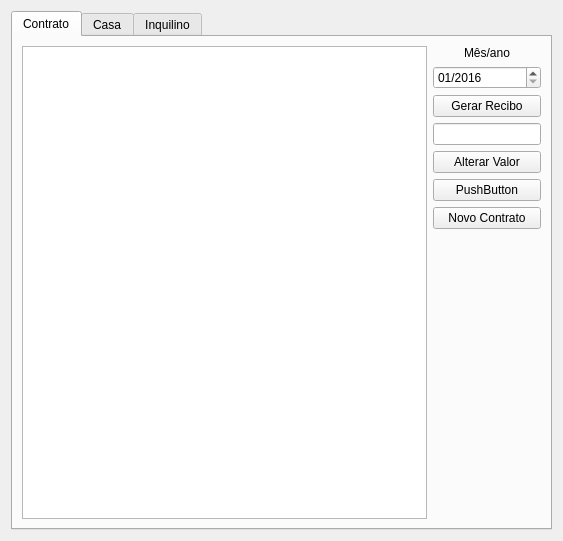
<?xml version="1.0" encoding="UTF-8"?>
<ui version="4.0">
 <class>Form</class>
 <widget class="QWidget" name="Form">
  <property name="windowModality">
   <enum>Qt::ApplicationModal</enum>
  </property>
  <property name="geometry">
   <rect>
    <x>0</x>
    <y>0</y>
    <width>563</width>
    <height>541</height>
   </rect>
  </property>
  <property name="sizePolicy">
   <sizepolicy hsizetype="Expanding" vsizetype="Expanding">
    <horstretch>0</horstretch>
    <verstretch>0</verstretch>
   </sizepolicy>
  </property>
  <property name="minimumSize">
   <size>
    <width>563</width>
    <height>541</height>
   </size>
  </property>
  <property name="windowTitle">
   <string>SGC</string>
  </property>
  <property name="windowIcon">
   <iconset>
    <normaloff>IconeSGC.png</normaloff>IconeSGC.png</iconset>
  </property>
  <layout class="QHBoxLayout" name="horizontalLayout_2">
   <item>
    <widget class="QTabWidget" name="tabWidget">
     <property name="sizePolicy">
      <sizepolicy hsizetype="Expanding" vsizetype="Expanding">
       <horstretch>100</horstretch>
       <verstretch>100</verstretch>
      </sizepolicy>
     </property>
     <property name="tabShape">
      <enum>QTabWidget::Rounded</enum>
     </property>
     <property name="currentIndex">
      <number>0</number>
     </property>
     <property name="usesScrollButtons">
      <bool>false</bool>
     </property>
     <property name="documentMode">
      <bool>false</bool>
     </property>
     <property name="tabsClosable">
      <bool>false</bool>
     </property>
     <property name="movable">
      <bool>false</bool>
     </property>
     <property name="tabBarAutoHide">
      <bool>false</bool>
     </property>
     <widget class="QWidget" name="tab">
      <property name="sizePolicy">
       <sizepolicy hsizetype="Expanding" vsizetype="Expanding">
        <horstretch>0</horstretch>
        <verstretch>0</verstretch>
       </sizepolicy>
      </property>
      <attribute name="title">
       <string>Contrato</string>
      </attribute>
      <layout class="QHBoxLayout" name="horizontalLayout">
       <item>
        <widget class="QTableView" name="tabelaContrato">
         <property name="sizePolicy">
          <sizepolicy hsizetype="Expanding" vsizetype="Expanding">
           <horstretch>1</horstretch>
           <verstretch>1</verstretch>
          </sizepolicy>
         </property>
         <property name="sizeIncrement">
          <size>
           <width>1</width>
           <height>1</height>
          </size>
         </property>
         <property name="frameShape">
          <enum>QFrame::StyledPanel</enum>
         </property>
         <property name="frameShadow">
          <enum>QFrame::Sunken</enum>
         </property>
         <property name="verticalScrollBarPolicy">
          <enum>Qt::ScrollBarAsNeeded</enum>
         </property>
         <property name="horizontalScrollBarPolicy">
          <enum>Qt::ScrollBarAsNeeded</enum>
         </property>
         <property name="sizeAdjustPolicy">
          <enum>QAbstractScrollArea::AdjustToContents</enum>
         </property>
         <property name="autoScroll">
          <bool>false</bool>
         </property>
         <property name="tabKeyNavigation">
          <bool>false</bool>
         </property>
         <property name="selectionMode">
          <enum>QAbstractItemView::SingleSelection</enum>
         </property>
         <attribute name="horizontalHeaderCascadingSectionResizes">
          <bool>false</bool>
         </attribute>
         <attribute name="horizontalHeaderStretchLastSection">
          <bool>true</bool>
         </attribute>
         <attribute name="verticalHeaderVisible">
          <bool>false</bool>
         </attribute>
        </widget>
       </item>
       <item>
        <layout class="QVBoxLayout" name="verticalLayout">
         <property name="spacing">
          <number>6</number>
         </property>
         <item>
          <widget class="QLabel" name="label">
           <property name="sizePolicy">
            <sizepolicy hsizetype="Preferred" vsizetype="Fixed">
             <horstretch>0</horstretch>
             <verstretch>0</verstretch>
            </sizepolicy>
           </property>
           <property name="text">
            <string>Mês/ano</string>
           </property>
           <property name="alignment">
            <set>Qt::AlignCenter</set>
           </property>
          </widget>
         </item>
         <item>
          <widget class="QDateEdit" name="Mes">
           <property name="minimumDate">
            <date>
             <year>2016</year>
             <month>1</month>
             <day>1</day>
            </date>
           </property>
           <property name="currentSection">
            <enum>QDateTimeEdit::MonthSection</enum>
           </property>
           <property name="displayFormat">
            <string>MM/yyyy</string>
           </property>
           <property name="calendarPopup">
            <bool>false</bool>
           </property>
           <property name="currentSectionIndex">
            <number>0</number>
           </property>
          </widget>
         </item>
         <item>
          <widget class="QPushButton" name="Gerar_recibo">
           <property name="text">
            <string>Gerar Recibo</string>
           </property>
          </widget>
         </item>
         <item>
          <widget class="QLineEdit" name="New_value">
           <property name="sizePolicy">
            <sizepolicy hsizetype="Preferred" vsizetype="Fixed">
             <horstretch>0</horstretch>
             <verstretch>0</verstretch>
            </sizepolicy>
           </property>
           <property name="inputMask">
            <string/>
           </property>
           <property name="text">
            <string/>
           </property>
           <property name="maxLength">
            <number>32767</number>
           </property>
           <property name="frame">
            <bool>true</bool>
           </property>
           <property name="cursorPosition">
            <number>0</number>
           </property>
          </widget>
         </item>
         <item>
          <widget class="QPushButton" name="Valor">
           <property name="text">
            <string>Alterar Valor</string>
           </property>
          </widget>
         </item>
         <item>
          <widget class="QPushButton" name="At_De">
           <property name="text">
            <string>PushButton</string>
           </property>
          </widget>
         </item>
         <item>
          <widget class="QPushButton" name="Novo_con">
           <property name="text">
            <string>Novo Contrato</string>
           </property>
          </widget>
         </item>
         <item>
          <spacer name="verticalSpacer">
           <property name="orientation">
            <enum>Qt::Vertical</enum>
           </property>
           <property name="sizeType">
            <enum>QSizePolicy::Fixed</enum>
           </property>
           <property name="sizeHint" stdset="0">
            <size>
             <width>0</width>
             <height>400</height>
            </size>
           </property>
          </spacer>
         </item>
        </layout>
       </item>
      </layout>
     </widget>
     <widget class="QWidget" name="tabWidgetPage1">
      <property name="sizePolicy">
       <sizepolicy hsizetype="Expanding" vsizetype="Expanding">
        <horstretch>0</horstretch>
        <verstretch>0</verstretch>
       </sizepolicy>
      </property>
      <attribute name="title">
       <string>Casa</string>
      </attribute>
      <layout class="QHBoxLayout" name="horizontalLayout_3">
       <item>
        <widget class="QTableView" name="tabelaCasa">
         <property name="verticalScrollBarPolicy">
          <enum>Qt::ScrollBarAsNeeded</enum>
         </property>
         <property name="horizontalScrollBarPolicy">
          <enum>Qt::ScrollBarAsNeeded</enum>
         </property>
         <property name="sizeAdjustPolicy">
          <enum>QAbstractScrollArea::AdjustToContents</enum>
         </property>
         <property name="autoScroll">
          <bool>false</bool>
         </property>
         <property name="selectionMode">
          <enum>QAbstractItemView::SingleSelection</enum>
         </property>
         <attribute name="horizontalHeaderCascadingSectionResizes">
          <bool>true</bool>
         </attribute>
         <attribute name="horizontalHeaderStretchLastSection">
          <bool>true</bool>
         </attribute>
         <attribute name="verticalHeaderVisible">
          <bool>false</bool>
         </attribute>
        </widget>
       </item>
       <item>
        <layout class="QVBoxLayout" name="verticalLayout_2">
         <item>
          <widget class="QPushButton" name="Add_casa">
           <property name="sizePolicy">
            <sizepolicy hsizetype="Minimum" vsizetype="Fixed">
             <horstretch>0</horstretch>
             <verstretch>0</verstretch>
            </sizepolicy>
           </property>
           <property name="text">
            <string>Adicionar</string>
           </property>
           <property name="autoDefault">
            <bool>false</bool>
           </property>
           <property name="default">
            <bool>false</bool>
           </property>
           <property name="flat">
            <bool>false</bool>
           </property>
          </widget>
         </item>
         <item>
          <widget class="QPushButton" name="Alter_casa">
           <property name="text">
            <string>Alterar</string>
           </property>
          </widget>
         </item>
         <item>
          <widget class="QPushButton" name="Ativo_Desativo_casa">
           <property name="text">
            <string/>
           </property>
          </widget>
         </item>
         <item>
          <spacer name="verticalSpacer_2">
           <property name="orientation">
            <enum>Qt::Vertical</enum>
           </property>
           <property name="sizeType">
            <enum>QSizePolicy::Fixed</enum>
           </property>
           <property name="sizeHint" stdset="0">
            <size>
             <width>135</width>
             <height>800</height>
            </size>
           </property>
          </spacer>
         </item>
        </layout>
       </item>
      </layout>
     </widget>
     <widget class="QWidget" name="tabWidgetPage2">
      <property name="sizePolicy">
       <sizepolicy hsizetype="Expanding" vsizetype="Expanding">
        <horstretch>0</horstretch>
        <verstretch>0</verstretch>
       </sizepolicy>
      </property>
      <attribute name="title">
       <string>Inquilino</string>
      </attribute>
      <layout class="QHBoxLayout" name="horizontalLayout_4">
       <item>
        <widget class="QTableView" name="tabelaInq">
         <property name="verticalScrollBarPolicy">
          <enum>Qt::ScrollBarAsNeeded</enum>
         </property>
         <property name="horizontalScrollBarPolicy">
          <enum>Qt::ScrollBarAsNeeded</enum>
         </property>
         <property name="sizeAdjustPolicy">
          <enum>QAbstractScrollArea::AdjustToContents</enum>
         </property>
         <property name="autoScroll">
          <bool>false</bool>
         </property>
         <property name="alternatingRowColors">
          <bool>false</bool>
         </property>
         <property name="selectionMode">
          <enum>QAbstractItemView::SingleSelection</enum>
         </property>
         <attribute name="horizontalHeaderCascadingSectionResizes">
          <bool>true</bool>
         </attribute>
         <attribute name="horizontalHeaderStretchLastSection">
          <bool>true</bool>
         </attribute>
         <attribute name="verticalHeaderVisible">
          <bool>false</bool>
         </attribute>
        </widget>
       </item>
       <item>
        <layout class="QVBoxLayout" name="verticalLayout_4">
         <property name="spacing">
          <number>6</number>
         </property>
         <item>
          <widget class="QPushButton" name="Add_inquilino">
           <property name="text">
            <string>Adicionar</string>
           </property>
          </widget>
         </item>
         <item>
          <widget class="QPushButton" name="Alterar_inq">
           <property name="text">
            <string>Alterar</string>
           </property>
          </widget>
         </item>
         <item>
          <widget class="QPushButton" name="Ativo_Desativo">
           <property name="text">
            <string/>
           </property>
          </widget>
         </item>
         <item>
          <spacer name="verticalSpacer_3">
           <property name="orientation">
            <enum>Qt::Vertical</enum>
           </property>
           <property name="sizeType">
            <enum>QSizePolicy::Fixed</enum>
           </property>
           <property name="sizeHint" stdset="0">
            <size>
             <width>135</width>
             <height>800</height>
            </size>
           </property>
          </spacer>
         </item>
        </layout>
       </item>
      </layout>
     </widget>
    </widget>
   </item>
  </layout>
 </widget>
 <tabstops>
  <tabstop>tabWidget</tabstop>
  <tabstop>tabelaInq</tabstop>
  <tabstop>Add_casa</tabstop>
  <tabstop>Add_inquilino</tabstop>
  <tabstop>Alterar_inq</tabstop>
  <tabstop>Alter_casa</tabstop>
  <tabstop>Ativo_Desativo_casa</tabstop>
  <tabstop>Ativo_Desativo</tabstop>
 </tabstops>
 <resources/>
 <connections/>
</ui>
